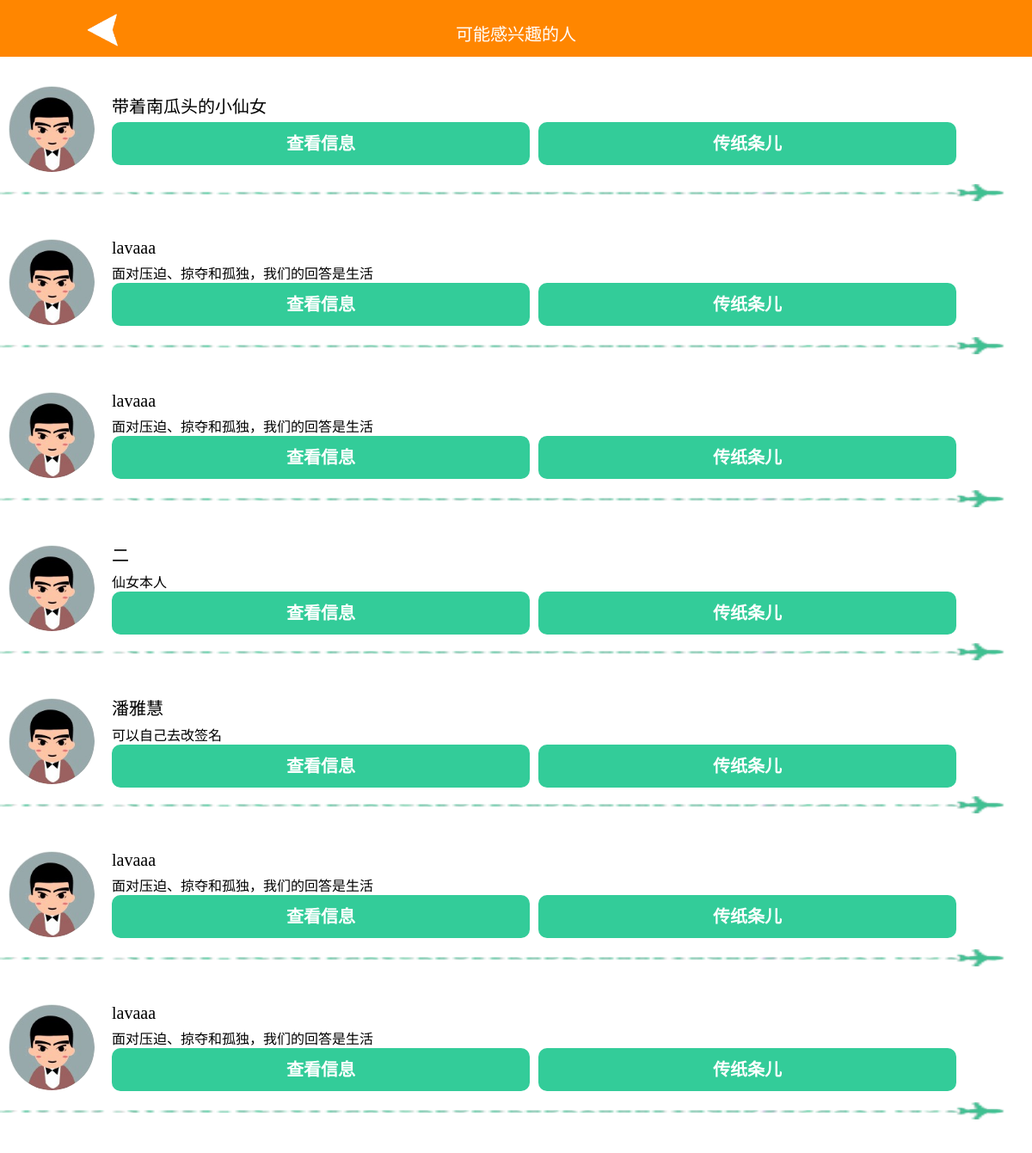
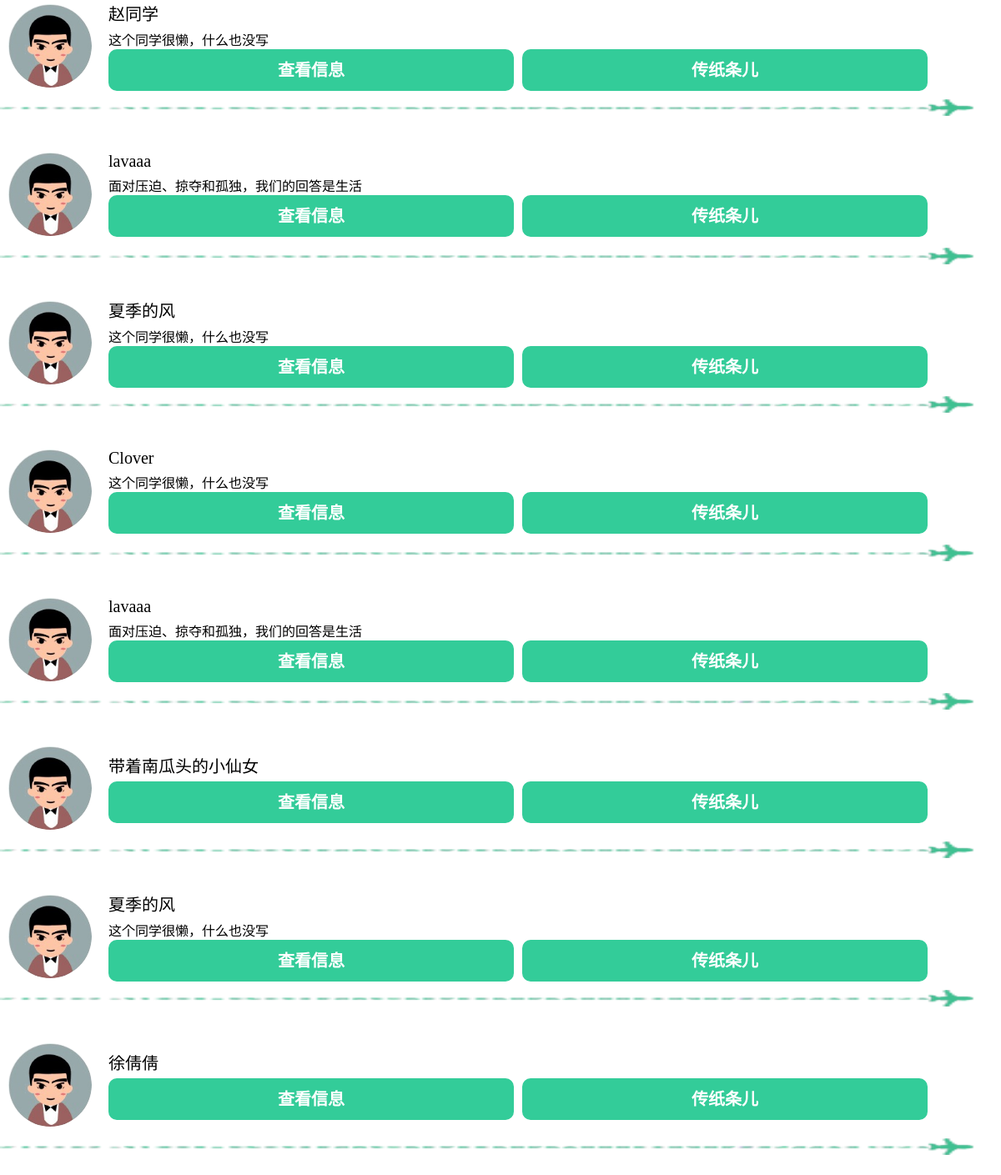
Screenshot of /25interestedperson.php (signed in) with the database file from the repository (2 pictures, top to bottom).
### tables this page shows
CREATE TABLE `user` (
  `uid` int(11) NOT NULL AUTO_INCREMENT,
  `username` varchar(20) NOT NULL,
  `sex` tinyint(1) NOT NULL,
  `personality_signature` varchar(30) NOT NULL,
  `password` varchar(80) NOT NULL,
  `score` int(20) NOT NULL,
  `touxiang` varchar(200) NOT NULL,
  `admin` int(11) NOT NULL,
  PRIMARY KEY (`uid`)
);

### 25interestedperson.php (the view, shortened to what this page needs)
<!doctype html>
<html>
<head>
	</head>
<body>
<table class="heading" width="100%" border="0" cellpadding="0" cellspacing="0" >
  <tbody>
    <tr>
      <td width="20%" bgcolor="#FF8600"><a href="javascript:history.go(-1)" target="_self"><img src="jiantou.gif" height="40vx" width="40vx"></a></td>
      <td width="60%" bgcolor="#FF8600"><p>可能感兴趣的人</p></td>
      <td width="20%" bgcolor="#FF8600"></td>
    </tr>
  </tbody>
</table>
<?php
$uid=$_SESSION['uid'];
try{
	include_once $_SERVER['DOCUMENT_ROOT'].'/html/includes/db.inc.php';
	$sql="select * from user_book where uid=$uid";
	$result=$pdo->query($sql);
}
catch(Exception $e)
{
	$output = 'Error performing update'.$e->getMessage();
	echo $output;
	exit();
}
foreach($result as $row)
{
	$book_id1=$row["book_id"];
	$sql2="select distinct uid from user_book where uid<>$uid and book_id=$book_id1 order by uid";
    $res2=$pdo->query($sql2);
     foreach($res2 as $row2)
	 {
		$id=$row2["uid"];
		$sql3="select * from user where uid=$id";
		 $res3=$pdo->query($sql3);
     foreach($res3 as $row3)
	 {
		$name=$row3['username'];
		$qianming=$row3['personality_signature'];
		?>
		<table class="inner" width="100%" border="0" cellpadding="0" cellspacing="0">
<tbody>
        <tr>
          <td width="5%"><div class="image"><img src="touxiang2.jpg" width="100vx" height="100vx"></div></td>
          <td width="95%"><div class="info"><?php echo $name ?></div>
            <div class="info1"><?php echo $qianming ?></div>
           <form action="27.php" method="post">
			   <button class="hide" type="submit" value="查看信息" >查看信息</button>
			</form>
			<form action="18chattingbox.php" method="post">
				<button class="hide"  type="submit" value="传纸条儿">传纸条儿</button>
			</form>
            </td>
		  </tr>
     <tr>
     	<td colspan="2">
     		<div class="line">
     			<img src="line.png" width="100%" height="20">
     		</div>
     	</td>
     </tr>
      </tbody>
    </table>
	<?php
	 }
	 }
}
try{
		$sql="select * from user_course where uid='$uid'";
		$result = $pdo->query($sql);
	}catch(Exception $e){
		$output = 'Error performing update'.$e->getMessage();
		echo $output;
		exit();
	}
foreach($result as $row){
	$course_id=$row["course_id"];
	try{
		$sql2="select distinct uid from user_course where uid<>$uid and course_id=$course_id order by uid";
		$result2 = $pdo->query($sql2);
	}catch(Exception $e){
		$output = 'Error performing update'.$e->getMessage();
		echo $output;
		exit();
	}
	foreach($result2 as $row2){
	$id=$row2['uid'];
	$sql3="select * from user where uid=$id";
		$result3 = $pdo->query($sql3);
		foreach($result3 as $row3)
		{
	$name=$row3['username'];
	?>
	<table class="inner" width="100%" border="0" cellpadding="0" cellspacing="0">
<tbody>
        <tr>
          <td width="5%"><div class="image"><img src="touxiang2.jpg" width="100vx" height="100vx"></div></td>
          <td width="95%"><div class="info"><?php echo $name ?></div>
           <form action="27.php" method="post">
            <input  class="hide" type="submit" value="查看信息" >
			</form>
			<form action="18chattingbox.php" method="post">
			<input class="hide"  type="submit" value="传纸条儿"  />
			</form>
            </td>
		  </tr>
     <tr>
     	<td colspan="2">
     		<div class="line">
     			<img src="line.png" width="100%" height="20">
     		</div>
     	</td>
     </tr>
      </tbody>
    </table>
	<?php
		}
	}
}
?>
</body>
</html>

### 25interestedperson.php (style rules this page uses)
* { margin: 0; padding: 0; }
body { background-image:url(""); background-position: center 0; background-size:cover; margin: 0px; }
.heading { position:fixed; top: 0; }
.heading td { text-align: center; height:35px; line-height: 35px; padding-top: 15px; padding-bottom: 0px; font-family: "黑体"; font-size: 20px; color:#ffffff; margin:2px; }
.hide { text-align: center; float:left; width:45%; height:50px; line-height: 50px; margin: 0px 0px 0px 10px; color:#ffffff; border-radius: 10px; background-color: #33cc99; font-size: 20px; font-family: "黑体"; font-weight: bold; border: none; }
.inner { margin: 20px 0px 20px 0px; }
.image { margin:20px 10px 10px 10px; border-radius: 50px; width: 100px; float:left; }
.image img { border-radius: 50px; }
.info { font-family: "黑体"; font-size: 20px; margin: 5px 10px 5px; }
.info1 { font-family: "黑体"; font-size: 16px; margin: 0px 10px 0px; font-weight: lighter; }
a { text-decoration: none; }

### rows the page displays
user: username "带着南瓜头的小仙女"
user: username "lavaaa", personality_signature "面对压迫、掠夺和孤独，我们的回答是生活"
user: username "二", personality_signature "仙女本人"
user: username "潘雅慧", personality_signature "可以自己去改签名"
user: username "赵同学", personality_signature "这个同学很懒，什么也没写"
user: username "夏季的风", personality_signature "这个同学很懒，什么也没写"
user: username "Clover", personality_signature "这个同学很懒，什么也没写"
user: username "徐倩倩"
